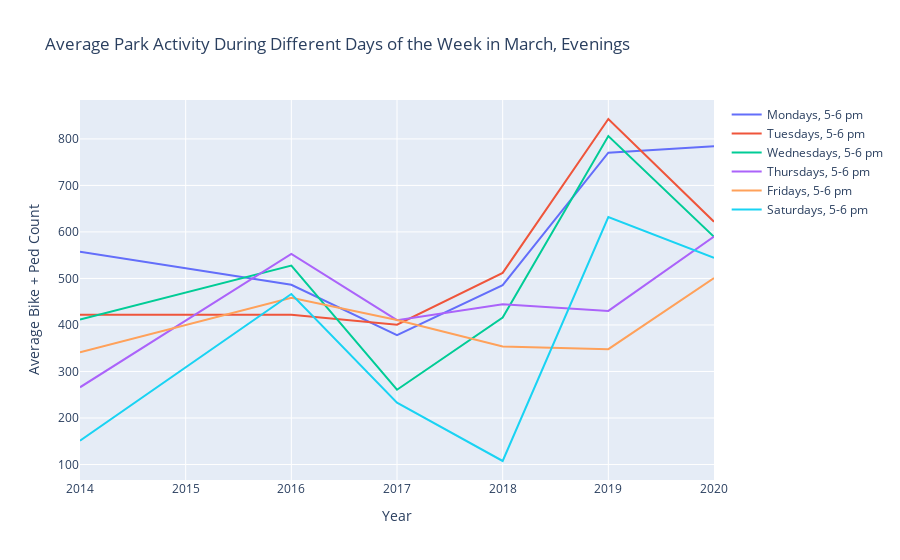

Source (notebook cell):
### Markdown cell above
This data suggests that park usage on any given weekday in April 2020 is higher compared to the same weekday in 2019, except on Tuesdays, but compared to prior years there's no recognizable pattern. This is just the lunch hour though. Will this pattern hold after work hours?

### Code cell
fig = go.Figure()
fig.add_trace(go.Scatter(x=allyears, y=counts_across_years('April', 'Monday', datetime.time(17, 0)),
                    mode='lines',
                    name='Mondays, 5-6 pm'))
fig.add_trace(go.Scatter(x=allyears, y=counts_across_years('April', 'Tuesday', datetime.time(17, 0)),
                    mode='lines',
                    name='Tuesdays, 5-6 pm'))
fig.add_trace(go.Scatter(x=allyears, y=counts_across_years('April', 'Wednesday', datetime.time(17, 0)),
                    mode='lines',
                    name='Wednesdays, 5-6 pm'))
fig.add_trace(go.Scatter(x=allyears, y=counts_across_years('April', 'Thursday', datetime.time(17, 0)),
                    mode='lines',
                    name='Thursdays, 5-6 pm'))
fig.add_trace(go.Scatter(x=allyears, y=counts_across_years('April', 'Friday', datetime.time(17, 0)),
                    mode='lines',
                    name='Fridays, 5-6 pm'))
fig.add_trace(go.Scatter(x=allyears, y=counts_across_years('April', 'Saturday', datetime.time(17, 0)),
                    mode='lines',
                    name='Saturdays, 5-6 pm'))

fig.update_layout(title='Average Park Activity During Different Days of the Week in March, Evenings',
                   xaxis_title='Year',
                   yaxis_title='Average Bike + Ped Count')
fig.show()

### Figure 1 — Plotly figure (JSON) as saved in the notebook; plotly's stock layout.template omitted (floating-point values rounded to 4 significant figures)
{"data": [{"mode": "lines", "name": "Mondays, 5-6 pm", "type": "scatter", "x": [2014, 2016, 2017, 2018, 2019, 2020], "y": [557.2, 486.2, 378.2, 485.6, 770.4, 784.2]}, {"mode": "lines", "name": "Tuesdays, 5-6 pm", "type": "scatter", "x": [2014, 2016, 2017, 2018, 2019, 2020], "y": [421.8, 421.8, 400.5, 512, 842.8, 622]}, {"mode": "lines", "name": "Wednesdays, 5-6 pm", "type": "scatter", "x": [2014, 2016, 2017, 2018, 2019, 2020], "y": [411.8, 527.8, 260.8, 416, 806.2, 589.4]}, {"mode": "lines", "name": "Thursdays, 5-6 pm", "type": "scatter", "x": [2014, 2016, 2017, 2018, 2019, 2020], "y": [266, 552.8, 410.2, 444.8, 430.2, 590.2]}, {"mode": "lines", "name": "Fridays, 5-6 pm", "type": "scatter", "x": [2014, 2016, 2017, 2018, 2019, 2020], "y": [341, 458.6, 410.8, 353.8, 348, 501]}, {"mode": "lines", "name": "Saturdays, 5-6 pm", "type": "scatter", "x": [2014, 2016, 2017, 2018, 2019, 2020], "y": [151.2, 466.6, 233, 107.5, 632, 544.5]}], "layout": {"autosize": true, "title": {"text": "Average Park Activity During Different Days of the Week in March, Evenings"}, "xaxis": {"autorange": true, "range": [2014, 2020], "title": {"text": "Year"}, "type": "linear"}, "yaxis": {"autorange": true, "range": [66.65, 883.6], "title": {"text": "Average Bike + Ped Count"}, "type": "linear"}}}
